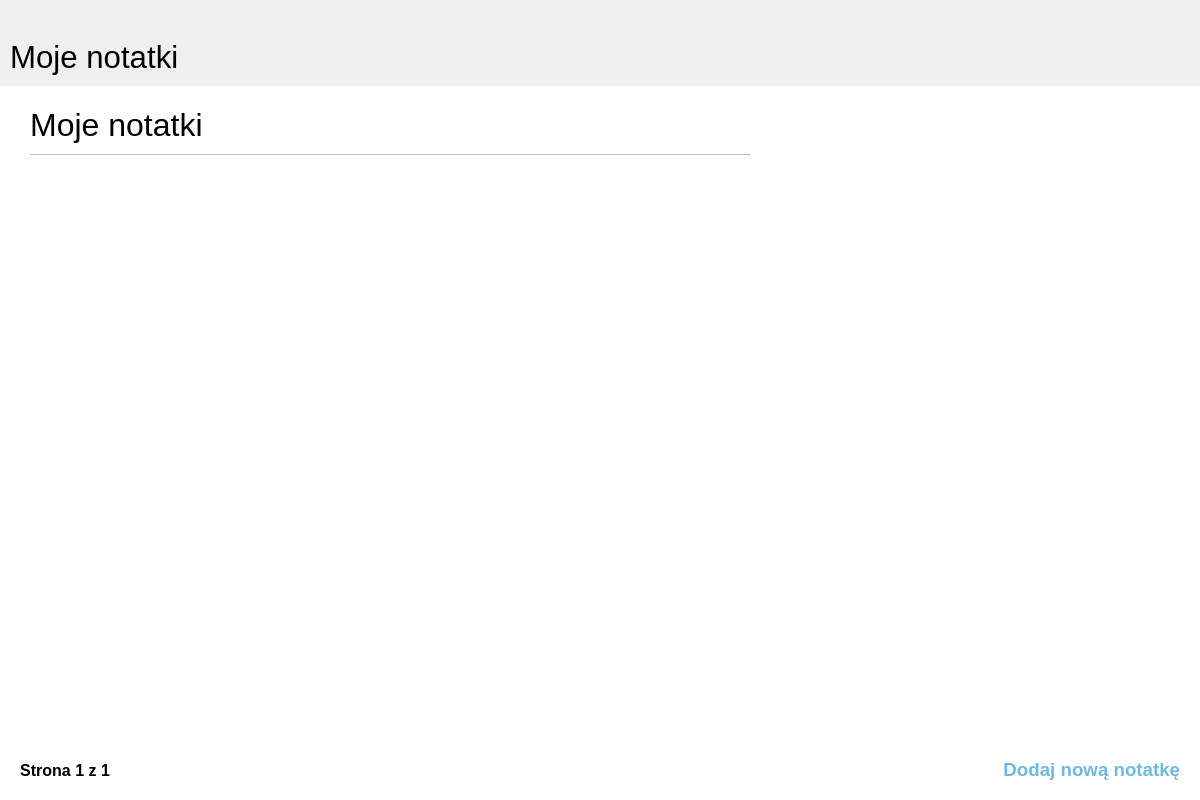
Page /notes/ on the earlier database version.
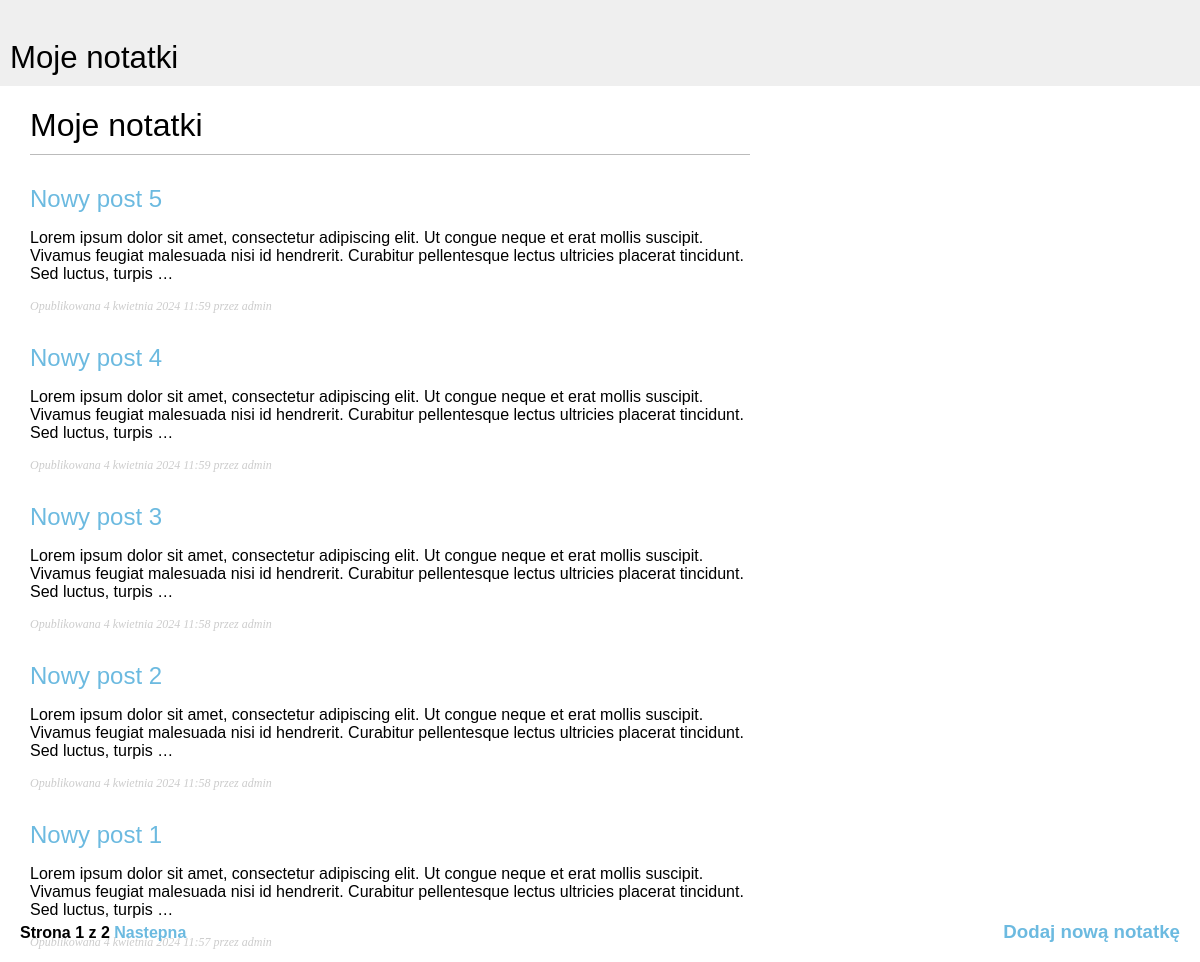
Same page on the later database version.
### aplikacjaBlog/models.py (models this page shows, shortened)
class Post(models.Model):
    title = models.CharField(max_length=250)
    body = models.TextField()
    slug = models.SlugField(max_length=250, unique_for_date="publish")
    publish = models.DateTimeField(default=timezone.now)
    created = models.DateTimeField(auto_now_add=True)
    updated = models.DateTimeField(auto_now=True)
    author = models.ForeignKey(User, on_delete=models.CASCADE, related_name="blog_posts")
    STATUS_COICES = {
        ("draft", "draft"),
        ("published", "Published")
    }
    status = models.CharField(max_length=10, choices=STATUS_COICES, default="draft")
    def get_absolute_url(self):
        return reverse('aplikacjaBlog:post_detail', args=[self.publish.year,
                                                                    self.publish.month,
                                                                    self.publish.day,
                                                                    self.slug]
                                                                )
    class Meta:
        ordering = ("-publish",)

### aplikacjaBlog/views.py (the view)
# urls.py: path('', views.PostListView.as_view(), name='post_list'),
class PostListView(ListView):
    queryset = Post.objects.all().filter(status='published')
    context_object_name = 'posts'
    paginate_by = 5
    template_name = 'Blog/post/list.html'

### aplikacjaBlog/templates/Blog/post/list.html (shortened to what this page needs)
{% extends "blog/base.html" %}
{% block content %}
    <h1>Moje notatki</h1>
    {% for post in posts %}
        <h2>
            <a href="{{ post.get_absolute_url }}">
                {{ post.title }}
            </a>
        </h2>
        {{ post.body|truncatewords:30|linebreaks }}
        <p class="date">
            Opublikowana {{ post.publish }} przez {{ post.author }}
        </p>
    {% endfor %}
    <div id="addnew">
        <a href="/admin/aplikacjaBlog/post/add/">
               <h3>Dodaj nową notatkę</h3>
        </a>
    </div>
    {% include "Blog/pagination.html" with page=page_obj %}
{% endblock %}

### aplikacjaBlog/templates/Blog/base.html (shortened to what this page needs)
{% load static %}
<!DOCTYPE html>
<html lang="pl-PL">
<head>
    <link href="{% static "css/style.css" %}" rel="stylesheet">
</head>
<body>
    <div id="sidebar">
        <h2>Moje notatki</h2>
    </div>
    <div id="content">
        {% block content %}
        {% endblock %}
    </div>
</body>
</html>

### aplikacjaBlog/templates/Blog/pagination.html (shortened to what this page needs)
<!DOCTYPE html>
<html lang="en">
<head>
</head>
<body>
    <div class="pagination">
        <span class="step-links">
            <span class="current">
                Strona {{ page.number }} z {{ page.paginator.num_pages }}
            </span>
            {% if page.has_next %}
                <a href="?page={{ page.next_page_number }}">Nastepna</a>
            {% endif %}
        </span>
    </div>
</body>
</html>

### aplikacjaBlog/static/css/style.css (style rules this page uses)
body { margin:0; padding:0; font-family:helvetica, sans-serif; }
a { color:#6cbae0; text-decoration:none; }
h1 { font-weight:normal; border-bottom:1px solid #bbb; padding:0 0 10px 0; }
h2 { font-weight:normal; margin:30px 0 0; }
#content { float:left; width:60%; padding:0 0 0 30px; }
#sidebar { float:left; width:100%; padding:10px; background:#efefef; height:100%; right: 0; font-size: 130%; }
p.date { color:#ccc; font-family: georgia, serif; font-size: 12px; font-style: italic; }
.pagination { font-weight:bold; position: absolute; left: 20px; bottom: 20px; }
#addnew { position: absolute; right: 20px; bottom: 0; }

Differences in the rows shown:
added Post: title "Nowy post 5", body "Lorem ipsum dolor sit amet, consectetur adipiscing elit. Ut congue neque et erat mollis suscipit. Vivamus feugiat malesuada nisi id hendrerit. Curabitur pellentesque lectus ultricies placerat tincidunt. Sed luctus, turpis …", publish "4 kwietnia 2024 11:59", author "admin"
added Post: title "Nowy post 4", body "Lorem ipsum dolor sit amet, consectetur adipiscing elit. Ut congue neque et erat mollis suscipit. Vivamus feugiat malesuada nisi id hendrerit. Curabitur pellentesque lectus ultricies placerat tincidunt. Sed luctus, turpis …", publish "4 kwietnia 2024 11:59", author "admin"
added Post: title "Nowy post 3", body "Lorem ipsum dolor sit amet, consectetur adipiscing elit. Ut congue neque et erat mollis suscipit. Vivamus feugiat malesuada nisi id hendrerit. Curabitur pellentesque lectus ultricies placerat tincidunt. Sed luctus, turpis …", publish "4 kwietnia 2024 11:58", author "admin"
added Post: title "Nowy post 2", body "Lorem ipsum dolor sit amet, consectetur adipiscing elit. Ut congue neque et erat mollis suscipit. Vivamus feugiat malesuada nisi id hendrerit. Curabitur pellentesque lectus ultricies placerat tincidunt. Sed luctus, turpis …", publish "4 kwietnia 2024 11:58", author "admin"
added Post: title "Nowy post 1", body "Lorem ipsum dolor sit amet, consectetur adipiscing elit. Ut congue neque et erat mollis suscipit. Vivamus feugiat malesuada nisi id hendrerit. Curabitur pellentesque lectus ultricies placerat tincidunt. Sed luctus, turpis …", publish "4 kwietnia 2024 11:57", author "admin"
Other differences:
{{ page.paginator.num_pages }}: "1" → "2"
text now shown: "Nastepna"
